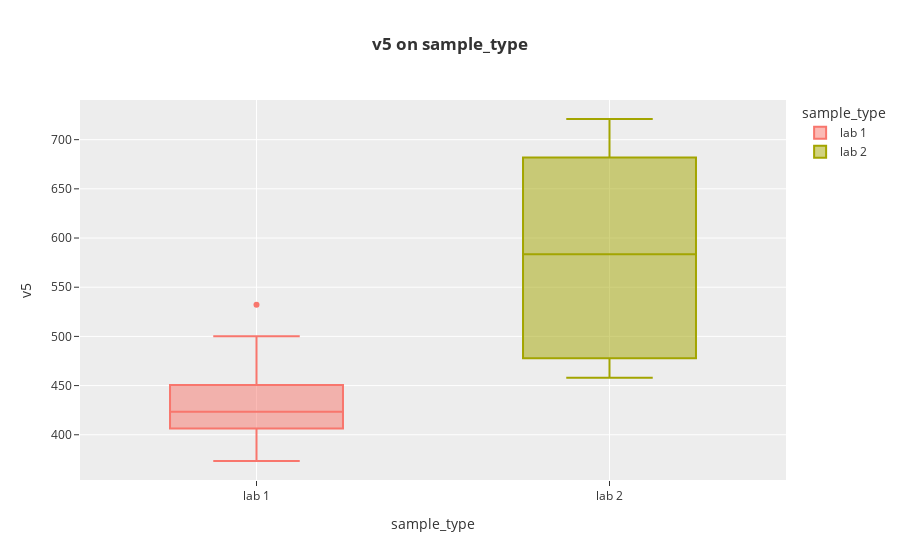

Notebook code cell kept with this figure:
### Markdown cell above
Berdasarkan visualisasi di atas, diketahui bahwa sample di `lab 1` memiliki nilai `v4` paling rendah `313.7333` dan paling tinggi `443.2`.
Sample di `lab 2` memiliki nilai `v4` paling rendah `337.9333` dan paling tinggi `558.5`.

Jika dibandingkan maka nilai `v4` paling rendah berada di `sample_type lab 1`  dan nilai `v4` tertinggi berada di `sample type lab 2`.

### Code cell
px.box(df, x='sample_type', y='v5',
       color='sample_type', template='ggplot2',
       labels={'sample_type': 'sample_type',
               'v5': 'v5'},
       title="<b>v5 on sample_type")

### Figure 1 — Plotly figure (JSON) as saved in the notebook; plotly's stock layout.template omitted (floating-point values rounded to 4 significant figures)
{"data": [{"alignmentgroup": "True", "hovertemplate": "sample_type=%{x}<br>v5=%{y}<extra></extra>", "legendgroup": "lab 1", "marker": {"color": "#F8766D"}, "name": "lab 1", "notched": false, "offsetgroup": "lab 1", "orientation": "v", "showlegend": true, "type": "box", "x": ["lab 1", "lab 1", "lab 1", "lab 1", "lab 1", "lab 1", "lab 1", "lab 1", "lab 1", "lab 1", "lab 1", "lab 1", "lab 1", "lab 1", "lab 1", "lab 1", "lab 1", "lab 1", "lab 1", "lab 1", "lab 1", "lab 1", "lab 1", "lab 1", "lab 1", "lab 1", "lab 1", "lab 1", "lab 1", "lab 1", "lab 1", "lab 1", "lab 1", "lab 1", "lab 1", "lab 1", "lab 1", "lab 1", "lab 1", "lab 1", "lab 1", "lab 1", "lab 1", "lab 1", "lab 1", "lab 1", "lab 1", "lab 1", "lab 1", "lab 1", "lab 1", "lab 1", "lab 1", "lab 1", "lab 1", "lab 1", "lab 1", "lab 1", "lab 1", "lab 1", "lab 1", "lab 1", "lab 1", "lab 1", "lab 1", "lab 1", "lab 1", "lab 1", "lab 1", "lab 1", "lab 1", "lab 1", "lab 1", "lab 1", "lab 1", "lab 1", "lab 1", "lab 1", "lab 1", "lab 1", "lab 1", "lab 1", "lab 1", "lab 1", "lab 1", "lab 1", "lab 1", "lab 1", "lab 1", "lab 1", "lab 1", "lab 1", "lab 1", "lab 1", "lab 1", "lab 1", "lab 1", "lab 1", "lab 1", "lab 1"], "x0": " ", "xaxis": "x", "y": [466.8, 401.8, 419, 417.2, 394.6, 405.4, 389.5, 390.9, 403.5, 384.5, 401.3, 398.4, 396.8, 407.9, 396.1, 409.9, 397.7, 413.5, 428.4, 400.9, 417.3, 389.5, 415.7, 395.6, 400, 382.6, 399.9, 397.4, 414.5, 392.6, 405.3, 413.7, 373.3, 466.1, 385.3, 407.3, 425.9, 395.9, 392.9, 454.5, 449.5, 425.9, 414.4, 420.5, 459.8, 428.3, 433.7, 469.4, 425.3, 431.1, 412.5, 432.3, 451.9, 409.9, 532.3, 414, 415.9, 444.8, 420.2, 430.5, 440.2, 442.5, 428.7, 421.7, 419.8, 426.3, 467.9, 421.4, 419.4, 433.3, 454.5, 409.5, 445.9, 444.1, 425.9, 421.6, 427.6, 429.4, 420.4, 441.8, 421.7, 443, 445, 449.1, 457.6, 475.3, 492.4, 490.6, 463.1, 494.4, 474.8, 482.2, 467.6, 483.4, 458.5, 457.8, 497.5, 454.4, 500.2, 452.8], "y0": " ", "yaxis": "y"}, {"alignmentgroup": "True", "hovertemplate": "sample_type=%{x}<br>v5=%{y}<extra></extra>", "legendgroup": "lab 2", "marker": {"color": "#A3A500"}, "name": "lab 2", "notched": false, "offsetgroup": "lab 2", "orientation": "v", "showlegend": true, "type": "box", "x": ["lab 2", "lab 2", "lab 2", "lab 2", "lab 2", "lab 2", "lab 2", "lab 2", "lab 2", "lab 2", "lab 2", "lab 2", "lab 2", "lab 2", "lab 2", "lab 2", "lab 2", "lab 2", "lab 2", "lab 2", "lab 2", "lab 2", "lab 2", "lab 2", "lab 2", "lab 2", "lab 2", "lab 2", "lab 2", "lab 2", "lab 2", "lab 2", "lab 2", "lab 2", "lab 2", "lab 2", "lab 2", "lab 2", "lab 2", "lab 2", "lab 2", "lab 2", "lab 2", "lab 2", "lab 2", "lab 2", "lab 2", "lab 2", "lab 2", "lab 2", "lab 2", "lab 2", "lab 2", "lab 2", "lab 2", "lab 2", "lab 2", "lab 2", "lab 2", "lab 2"], "x0": " ", "xaxis": "x", "y": [488.6, 502.1, 476.5, 490.5, 492.1, 472, 475.3, 474.9, 457.9, 478.6, 477, 479.4, 460.7, 461.4, 460.9, 465.8, 478.5, 462.1, 462.5, 478.3, 477.1, 470, 496.1, 511.3, 499.4, 502.1, 474.6, 498.9, 506.7, 511.3, 721, 699.6, 672.9, 668.2, 663.6, 687.6, 684.1, 656.7, 693.7, 712.7, 699.5, 678.7, 663.7, 655.7, 714.7, 669.8, 691.4, 706.7, 695.5, 674.7, 664, 672.9, 661.1, 699.4, 699.7, 666.9, 704, 719.2, 675.6, 679.8], "y0": " ", "yaxis": "y"}], "layout": {"boxmode": "overlay", "legend": {"title": {"text": "sample_type"}, "tracegroupgap": 0}, "title": {"text": "<b>v5 on sample_type"}, "xaxis": {"anchor": "y", "categoryarray": ["lab 1", "lab 2"], "categoryorder": "array", "domain": [0, 1], "title": {"text": "sample_type"}}, "yaxis": {"anchor": "x", "domain": [0, 1], "title": {"text": "v5"}}}}
